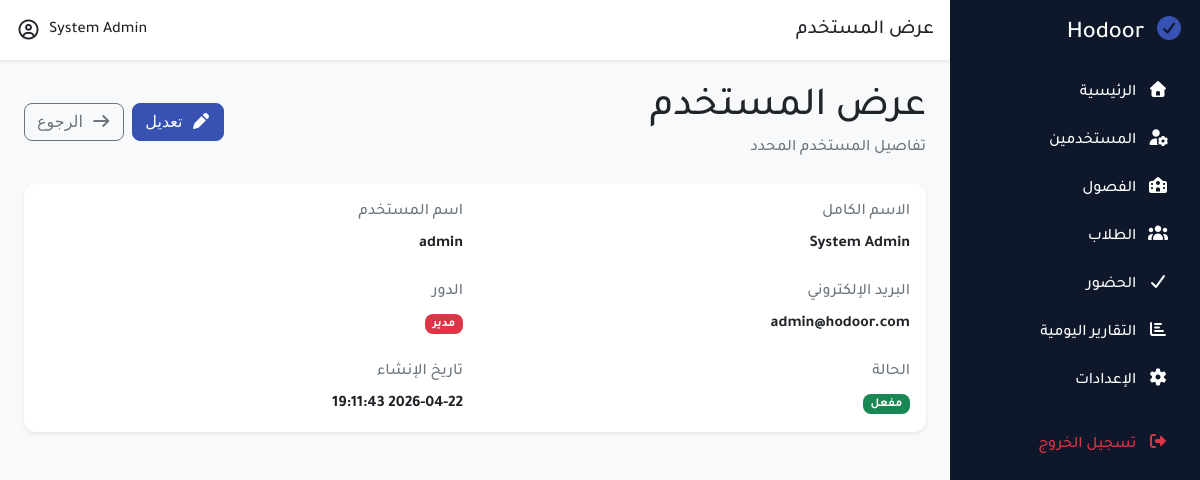
Screenshot of /modules/users/view.php?id=1 (signed in) with the database file from the repository.
### tables this page shows
CREATE TABLE users
(
    id         INT AUTO_INCREMENT PRIMARY KEY,
    full_name  VARCHAR(100) NOT NULL,
    username   VARCHAR(50)  NOT NULL UNIQUE,
    email      VARCHAR(100) NULL,
    password   VARCHAR(255) NOT NULL,
    role       ENUM('admin', 'teacher', 'supervisor') DEFAULT 'teacher',
    status     TINYINT(1) DEFAULT 1,
    created_at TIMESTAMP DEFAULT CURRENT_TIMESTAMP
);

### classes/clsPath.php (called while the page is built, shortened)
<?php
class clsPath
{
    private static $domain = "http://localhost/Hodoor/";
    public static function root()
    {
        return self::$domain;
    }
    public static function modules()
    {
        return self::root() . "modules/";
    }
    public static function users()
    {
        return self::modules() . "users/";
    }
}

### classes/clsUser.php (called while the page is built, shortened)
<?php
class clsUser
{
    private $conn;
    public function __construct($db)
    {
        $this->conn = $db;
    }
    private function fill($data)
    {
        $this->id = $data['id'] ?? null;
        $this->full_name = $data['full_name'] ?? null;
        $this->username = $data['username'] ?? null;
        $this->email = $data['email'] ?? null;
        $this->role = $data['role'] ?? null;
        $this->status = $data['status'] ?? null;
        $this->created_at = $data['created_at'] ?? null;
    }
    public function loadById($id)
    {
        $query = "SELECT * FROM users WHERE id = :id LIMIT 1";
        $stmt = $this->conn->prepare($query);
        $stmt->execute([
            ':id' => (int)$id
        ]);
        $user = $stmt->fetch(PDO::FETCH_ASSOC);
        return true;
    }
}

### classes/clsHelper.php (called while the page is built, shortened)
<?php
class clsHelper
{
    public static function clean($value)
    {
        return htmlspecialchars(trim($value), ENT_QUOTES, 'UTF-8');
    }
    public static function e($value)
    {
        return htmlspecialchars($value, ENT_QUOTES, 'UTF-8');
    }
    public static function get($key, $default = null)
    {
        return isset($_GET[$key]) ? self::clean($_GET[$key]) : $default;
    }
}

### modules/users/view.php (the view, shortened to what this page needs)
<?php
require_once '../../includes/app.php';
$id = clsHelper::get('id');
$user = new clsUser($conn);
if (!$id || !$user->loadById($id)) {
    clsHelper::setMessage('error', 'المستخدم غير موجود');
    clsHelper::redirect(clsPath::users() . 'index.php');
}
?>
<?php require_once '../../includes/header.php'; ?>
<?php require_once '../../includes/sidebar.php'; ?>
    <div class="main-content w-100">
        <?php require_once '../../includes/navbar.php'; ?>
        <div class="content p-4">
            <div class="d-flex justify-content-between align-items-center mb-4">
                <div>
                    <h1 class="mb-1">عرض المستخدم</h1>
                    <p class="text-muted mb-0">تفاصيل المستخدم المحدد</p>
                </div>
                <div class="d-flex gap-2">
                    <a href="<?= clsPath::users(); ?>edit.php?id=<?= $user->id; ?>" class="btn btn-primary">
                        <i class="fa fa-pen me-1"></i>
                        تعديل
                    </a>
                    <a href="<?= clsPath::users(); ?>index.php" class="btn btn-outline-secondary">
                        <i class="fa fa-arrow-right me-1"></i>
                        الرجوع
                    </a>
                </div>
            </div>
            <div class="card shadow-sm border-0">
                <div class="card-body">
                    <div class="row g-4">
                        <div class="col-md-6">
                            <label class="form-label text-muted">الاسم الكامل</label>
                            <div class="fw-semibold"><?= clsHelper::e($user->full_name); ?></div>
                        </div>
                        <div class="col-md-6">
                            <label class="form-label text-muted">اسم المستخدم</label>
                            <div class="fw-semibold"><?= clsHelper::e($user->username); ?></div>
                        </div>
                        <div class="col-md-6">
                            <label class="form-label text-muted">البريد الإلكتروني</label>
                            <div class="fw-semibold"><?= clsHelper::e($user->email); ?></div>
                        </div>
                        <div class="col-md-6">
                            <label class="form-label text-muted">الدور</label>
                            <div class="fw-semibold">
                                <?php if ($user->role === 'admin'): ?>
                                    <span class="badge bg-danger">مدير</span>
                                <?php elseif ($user->role === 'teacher'): ?>
                                    <span class="badge bg-primary">معلم</span>
                                <?php elseif ($user->role === 'supervisor'): ?>
                                    <span class="badge bg-warning text-dark">مشرف</span>
                                <?php else: ?>
                                    <span class="badge bg-secondary"><?= clsHelper::e($user->role); ?></span>
                                <?php endif; ?>
                            </div>
                        </div>
                        <div class="col-md-6">
                            <label class="form-label text-muted">الحالة</label>
                            <div class="fw-semibold">
                                <?php if ((int)$user->status === 1): ?>
                                    <span class="badge bg-success">مفعل</span>
                                <?php else: ?>
                                    <span class="badge bg-secondary">غير مفعل</span>
                                <?php endif; ?>
                            </div>
                        </div>
                        <div class="col-md-6">
                            <label class="form-label text-muted">تاريخ الإنشاء</label>
                            <div class="fw-semibold"><?= clsHelper::e($user->created_at); ?></div>
                        </div>
                    </div>
                </div>
            </div>
        </div>
    </div>
<?php require_once '../../includes/footer.php'; ?>

### assets/css/dashboard.css (style rules this page uses)
.main-content { background: #f8f9fa; min-width: 0; }
.content { min-height: calc(100vh - 60px); }

### assets/css/mainColors.css (style rules this page uses)
:root { --main-color: #3852b4; --main-color-hover: #2f4599; --main-color-dark: #263a82; --main-color-light: #eef2ff; --secondary-color: #5e7ac4; --body-bg: #f8f9fa; --box-bg: #ffffff; --text-color: #212529; --text-muted: #6c757d; --white-color: #ffffff; --border-color: #dee2e6; --border-light: #edf0f5; --success-color: #198754; --danger-color: #dc3545; --warning-color: #ffc107; --info-color: #0dcaf0; --main-radius: 12px; --small-radius: 8px; --main-shadow: 0 6px 18px rgba(0, 0, 0, 0.08); --soft-shadow: 0 3px 10px rgba(0, 0, 0, 0.05); --focus-shadow: 0 0 0 0.25rem rgba(56, 82, 180, 0.25); }
body { background-color: var(--body-bg); color: var(--text-color); }
a { color: var(--main-color); text-decoration: none; }
.text-muted { color: var(--text-muted) !important; }
.btn { border-radius: var(--small-radius); }
.btn-primary { color: var(--white-color) !important; background-color: var(--main-color) !important; border-color: var(--main-color) !important; }
.card { background-color: var(--box-bg); border-color: var(--border-color); border-radius: var(--main-radius); box-shadow: var(--soft-shadow); }
.form-label { color: var(--text-color); }
.badge { border-radius: var(--small-radius); }

### rows the page displays
users: full_name "System Admin", username "admin", email "admin@hodoor.com", created_at "2026-04-22 19:11:43"

### other values shown
$title "عرض المستخدم"
clsHelper::e($_SESSION['full_name']) "System Admin"
